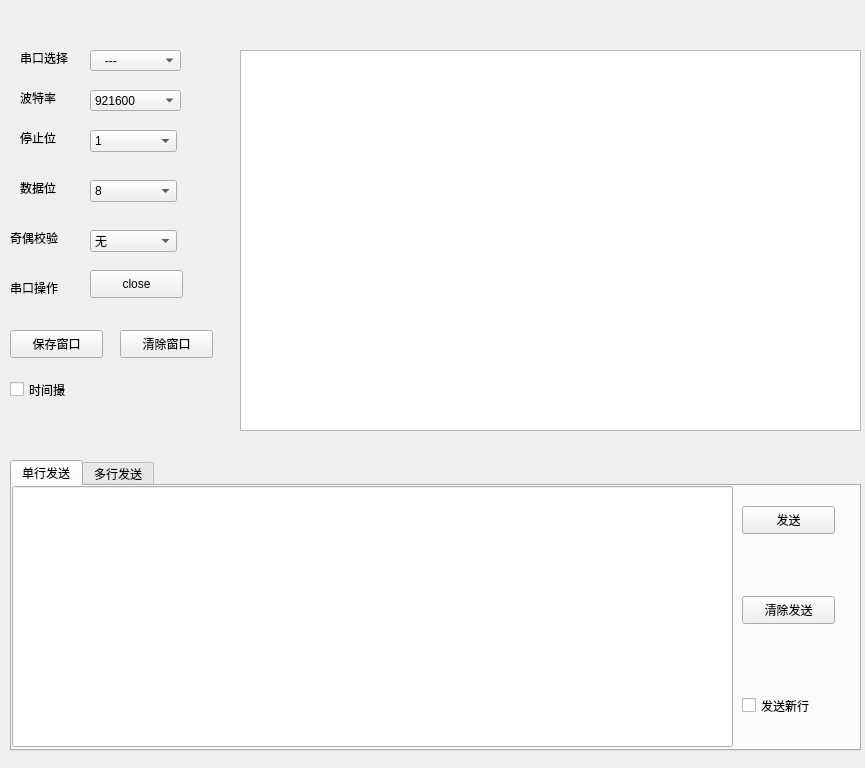
<?xml version="1.0" encoding="UTF-8"?>
<ui version="4.0">
 <class>Espressif</class>
 <widget class="QWidget" name="Espressif">
  <property name="geometry">
   <rect>
    <x>0</x>
    <y>0</y>
    <width>865</width>
    <height>768</height>
   </rect>
  </property>
  <property name="windowTitle">
   <string>Form</string>
  </property>
  <widget class="QLabel" name="portchoose_t">
   <property name="geometry">
    <rect>
     <x>20</x>
     <y>50</y>
     <width>72</width>
     <height>15</height>
    </rect>
   </property>
   <property name="text">
    <string>串口选择</string>
   </property>
  </widget>
  <widget class="QComboBox" name="baudratelchoose">
   <property name="enabled">
    <bool>true</bool>
   </property>
   <property name="geometry">
    <rect>
     <x>90</x>
     <y>90</y>
     <width>91</width>
     <height>21</height>
    </rect>
   </property>
   <item>
    <property name="text">
     <string>921600</string>
    </property>
   </item>
   <item>
    <property name="text">
     <string>115200</string>
    </property>
   </item>
   <item>
    <property name="text">
     <string>74880</string>
    </property>
   </item>
   <item>
    <property name="text">
     <string>Custom</string>
    </property>
   </item>
  </widget>
  <widget class="QComboBox" name="comchoose">
   <property name="geometry">
    <rect>
     <x>90</x>
     <y>50</y>
     <width>91</width>
     <height>21</height>
    </rect>
   </property>
   <item>
    <property name="text">
     <string>   ---</string>
    </property>
   </item>
  </widget>
  <widget class="QLabel" name="baundrate_t">
   <property name="geometry">
    <rect>
     <x>20</x>
     <y>90</y>
     <width>72</width>
     <height>15</height>
    </rect>
   </property>
   <property name="text">
    <string>波特率</string>
   </property>
  </widget>
  <widget class="QLabel" name="stop_t">
   <property name="geometry">
    <rect>
     <x>20</x>
     <y>130</y>
     <width>72</width>
     <height>15</height>
    </rect>
   </property>
   <property name="text">
    <string>停止位</string>
   </property>
  </widget>
  <widget class="QComboBox" name="stopChoose">
   <property name="geometry">
    <rect>
     <x>90</x>
     <y>130</y>
     <width>87</width>
     <height>22</height>
    </rect>
   </property>
   <item>
    <property name="text">
     <string>1</string>
    </property>
   </item>
   <item>
    <property name="text">
     <string>1.5</string>
    </property>
   </item>
   <item>
    <property name="text">
     <string>2</string>
    </property>
   </item>
  </widget>
  <widget class="QLabel" name="data_t">
   <property name="geometry">
    <rect>
     <x>20</x>
     <y>180</y>
     <width>72</width>
     <height>15</height>
    </rect>
   </property>
   <property name="text">
    <string>数据位</string>
   </property>
  </widget>
  <widget class="QComboBox" name="datachoose">
   <property name="geometry">
    <rect>
     <x>90</x>
     <y>180</y>
     <width>87</width>
     <height>22</height>
    </rect>
   </property>
   <item>
    <property name="text">
     <string>8</string>
    </property>
   </item>
   <item>
    <property name="text">
     <string>7</string>
    </property>
   </item>
   <item>
    <property name="text">
     <string>6</string>
    </property>
   </item>
   <item>
    <property name="text">
     <string>5</string>
    </property>
   </item>
  </widget>
  <widget class="QLabel" name="check_t">
   <property name="geometry">
    <rect>
     <x>10</x>
     <y>230</y>
     <width>72</width>
     <height>15</height>
    </rect>
   </property>
   <property name="text">
    <string>奇偶校验</string>
   </property>
  </widget>
  <widget class="QComboBox" name="checkchoose">
   <property name="geometry">
    <rect>
     <x>90</x>
     <y>230</y>
     <width>87</width>
     <height>22</height>
    </rect>
   </property>
   <item>
    <property name="text">
     <string>无</string>
    </property>
   </item>
   <item>
    <property name="text">
     <string>奇校验</string>
    </property>
   </item>
   <item>
    <property name="text">
     <string>偶校验</string>
    </property>
   </item>
  </widget>
  <widget class="QLabel" name="portopet_t">
   <property name="geometry">
    <rect>
     <x>10</x>
     <y>280</y>
     <width>72</width>
     <height>15</height>
    </rect>
   </property>
   <property name="text">
    <string>串口操作</string>
   </property>
  </widget>
  <widget class="QPushButton" name="portoperate">
   <property name="geometry">
    <rect>
     <x>90</x>
     <y>270</y>
     <width>93</width>
     <height>28</height>
    </rect>
   </property>
   <property name="text">
    <string>close</string>
   </property>
  </widget>
  <widget class="QPushButton" name="saveInfo">
   <property name="geometry">
    <rect>
     <x>10</x>
     <y>330</y>
     <width>93</width>
     <height>28</height>
    </rect>
   </property>
   <property name="text">
    <string>保存窗口</string>
   </property>
  </widget>
  <widget class="QPushButton" name="clearInfo">
   <property name="geometry">
    <rect>
     <x>120</x>
     <y>330</y>
     <width>93</width>
     <height>28</height>
    </rect>
   </property>
   <property name="text">
    <string>清除窗口</string>
   </property>
  </widget>
  <widget class="QCheckBox" name="Time">
   <property name="geometry">
    <rect>
     <x>10</x>
     <y>380</y>
     <width>91</width>
     <height>19</height>
    </rect>
   </property>
   <property name="text">
    <string>时间撮</string>
   </property>
  </widget>
  <widget class="QTextBrowser" name="InfoBrower">
   <property name="geometry">
    <rect>
     <x>240</x>
     <y>50</y>
     <width>621</width>
     <height>381</height>
    </rect>
   </property>
  </widget>
  <widget class="QTabWidget" name="TabWidget">
   <property name="geometry">
    <rect>
     <x>10</x>
     <y>460</y>
     <width>851</width>
     <height>291</height>
    </rect>
   </property>
   <property name="currentIndex">
    <number>0</number>
   </property>
   <widget class="QWidget" name="tab_3">
    <attribute name="title">
     <string>单行发送</string>
    </attribute>
    <widget class="QPushButton" name="inFoSend">
     <property name="geometry">
      <rect>
       <x>730</x>
       <y>20</y>
       <width>93</width>
       <height>28</height>
      </rect>
     </property>
     <property name="text">
      <string>发送</string>
     </property>
    </widget>
    <widget class="QPushButton" name="InfoClear">
     <property name="geometry">
      <rect>
       <x>730</x>
       <y>110</y>
       <width>93</width>
       <height>28</height>
      </rect>
     </property>
     <property name="text">
      <string>清除发送</string>
     </property>
    </widget>
    <widget class="QCheckBox" name="SendNewLine">
     <property name="geometry">
      <rect>
       <x>730</x>
       <y>210</y>
       <width>91</width>
       <height>19</height>
      </rect>
     </property>
     <property name="text">
      <string>发送新行</string>
     </property>
    </widget>
    <widget class="QLineEdit" name="lineEditCommand">
     <property name="geometry">
      <rect>
       <x>0</x>
       <y>0</y>
       <width>721</width>
       <height>261</height>
      </rect>
     </property>
    </widget>
   </widget>
   <widget class="QWidget" name="tab_4">
    <attribute name="title">
     <string>多行发送</string>
    </attribute>
    <widget class="QCheckBox" name="checkSend1">
     <property name="geometry">
      <rect>
       <x>10</x>
       <y>30</y>
       <width>91</width>
       <height>19</height>
      </rect>
     </property>
     <property name="text">
      <string/>
     </property>
    </widget>
    <widget class="QCheckBox" name="checkSend2">
     <property name="geometry">
      <rect>
       <x>10</x>
       <y>70</y>
       <width>91</width>
       <height>19</height>
      </rect>
     </property>
     <property name="text">
      <string/>
     </property>
    </widget>
    <widget class="QCheckBox" name="checkSend3">
     <property name="geometry">
      <rect>
       <x>10</x>
       <y>110</y>
       <width>91</width>
       <height>19</height>
      </rect>
     </property>
     <property name="text">
      <string/>
     </property>
    </widget>
    <widget class="QCheckBox" name="checkSend4">
     <property name="geometry">
      <rect>
       <x>10</x>
       <y>150</y>
       <width>91</width>
       <height>19</height>
      </rect>
     </property>
     <property name="text">
      <string/>
     </property>
    </widget>
    <widget class="QCheckBox" name="checkSend5">
     <property name="geometry">
      <rect>
       <x>10</x>
       <y>190</y>
       <width>91</width>
       <height>19</height>
      </rect>
     </property>
     <property name="text">
      <string/>
     </property>
    </widget>
    <widget class="QCheckBox" name="checkSend6">
     <property name="geometry">
      <rect>
       <x>10</x>
       <y>230</y>
       <width>91</width>
       <height>19</height>
      </rect>
     </property>
     <property name="text">
      <string/>
     </property>
    </widget>
    <widget class="QLineEdit" name="lineEditCommand1">
     <property name="geometry">
      <rect>
       <x>40</x>
       <y>30</y>
       <width>641</width>
       <height>21</height>
      </rect>
     </property>
    </widget>
    <widget class="QLineEdit" name="lineEditCommand2">
     <property name="geometry">
      <rect>
       <x>40</x>
       <y>70</y>
       <width>641</width>
       <height>21</height>
      </rect>
     </property>
    </widget>
    <widget class="QLineEdit" name="lineEditCommand3">
     <property name="geometry">
      <rect>
       <x>40</x>
       <y>110</y>
       <width>641</width>
       <height>21</height>
      </rect>
     </property>
    </widget>
    <widget class="QLineEdit" name="lineEditCommand4">
     <property name="geometry">
      <rect>
       <x>40</x>
       <y>150</y>
       <width>641</width>
       <height>21</height>
      </rect>
     </property>
    </widget>
    <widget class="QLineEdit" name="lineEditCommand5">
     <property name="geometry">
      <rect>
       <x>40</x>
       <y>190</y>
       <width>641</width>
       <height>21</height>
      </rect>
     </property>
    </widget>
    <widget class="QLineEdit" name="lineEditCommand6">
     <property name="geometry">
      <rect>
       <x>40</x>
       <y>230</y>
       <width>641</width>
       <height>21</height>
      </rect>
     </property>
    </widget>
    <widget class="QPushButton" name="inFoSend_M">
     <property name="geometry">
      <rect>
       <x>720</x>
       <y>30</y>
       <width>93</width>
       <height>28</height>
      </rect>
     </property>
     <property name="text">
      <string>发送</string>
     </property>
    </widget>
    <widget class="QPushButton" name="InFoClear_M">
     <property name="geometry">
      <rect>
       <x>720</x>
       <y>120</y>
       <width>93</width>
       <height>28</height>
      </rect>
     </property>
     <property name="text">
      <string>清除发送</string>
     </property>
    </widget>
    <widget class="QCheckBox" name="SendNewLine_M">
     <property name="geometry">
      <rect>
       <x>720</x>
       <y>210</y>
       <width>91</width>
       <height>19</height>
      </rect>
     </property>
     <property name="text">
      <string>发送新行</string>
     </property>
    </widget>
   </widget>
  </widget>
 </widget>
 <resources/>
 <connections/>
</ui>
